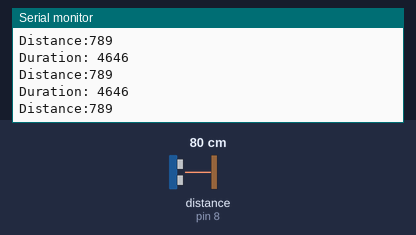
Recording of a sketch running on a simulated Arduino Uno, built with avr-gcc and run on an emulated ATmega328P. Parts: the last lines printed to the serial monitor. Wiring (inferred from the names in the program): ultrasonic range finder: trigger pin 7; echo pin 8. The inputs (shaded band) are chosen by the test bench; at power-on: distance to the obstacle (sensor on pin 8) 80 cm. The echo pulse lasts 58.3 µs per cm.

Above: at 1.3 s.
1.4 s: distance to the obstacle (sensor on pin 8) set to 2 cm
At 1.82 s:
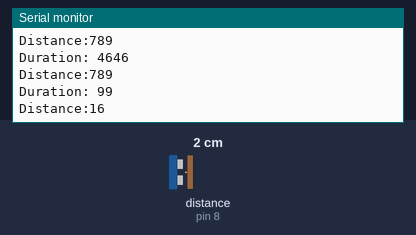
2.9 s: distance to the obstacle (sensor on pin 8) set to 4 cm
At 3.33 s:
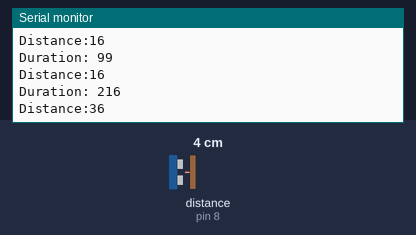
Timing chart, 0 to 5.9 s (numbered marks = the images above; inputs shaded):
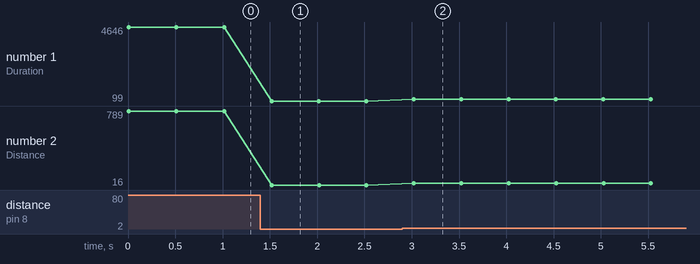

Measured:
- after the input at 1.4 s, the serial monitor: prints a new line after 0.12 s (image 1)
- after the input at 2.9 s, the serial monitor: prints a new line after 0.12 s (image 2)
- plotted number 1: 4646 → 99 after the input at 1.4 s, 99 → 215 after the input at 2.9 s
- plotted number 2: 789 → 16 after the input at 1.4 s, 16 → 36 after the input at 2.9 s

The sketch:

sonar1.ino
```cpp
#define TRIG1 3 // 초음파 센서 1번 Trig 핀 번호
#define ECHO1 4 // 초음파 센서 1번 Echo 핀 번호

#define TRIG1 5 // 초음파 센서 1번 Trig 핀 번호
#define ECHO1 6 // 초음파 센서 1번 Echo 핀 번호

#define TRIG1 7 // 초음파 센서 1번 Trig 핀 번호
#define ECHO1 8 // 초음파 센서 1번 Echo 핀 번호

void setup() {
  // put your setup code here, to run once:
  pinMode(TRIG1, OUTPUT);
  pinMode(ECHO1,  INPUT);

  Serial.begin(115200); // 통신속도를 115200으로 정의함

}
long sonar1(void) // 초음파 센서 1번 측정 함수
{
  long duration, distance;
  digitalWrite(TRIG1, HIGH);
  delayMicroseconds(10);
  digitalWrite(TRIG1, LOW);
  duration = pulseIn(ECHO1, HIGH);
  distance = ( (float)(340*duration)/1000)/2;
  return distance;

}

void loop()
{
  // put your main code here, to run repeatedly:
  long duration, distance;
  digitalWrite(TRIG1, HIGH);
  delayMicroseconds(10);
  digitalWrite(TRIG1, LOW);
  duration = pulseIn(ECHO1, HIGH);
  distance = ( (float)(340*duration)/1000)/2;
  Serial.print("Duration: ");
  Serial.println(duration);
  Serial.print("Distance:");
  Serial.println(distance);
  delay(500);

}
```
